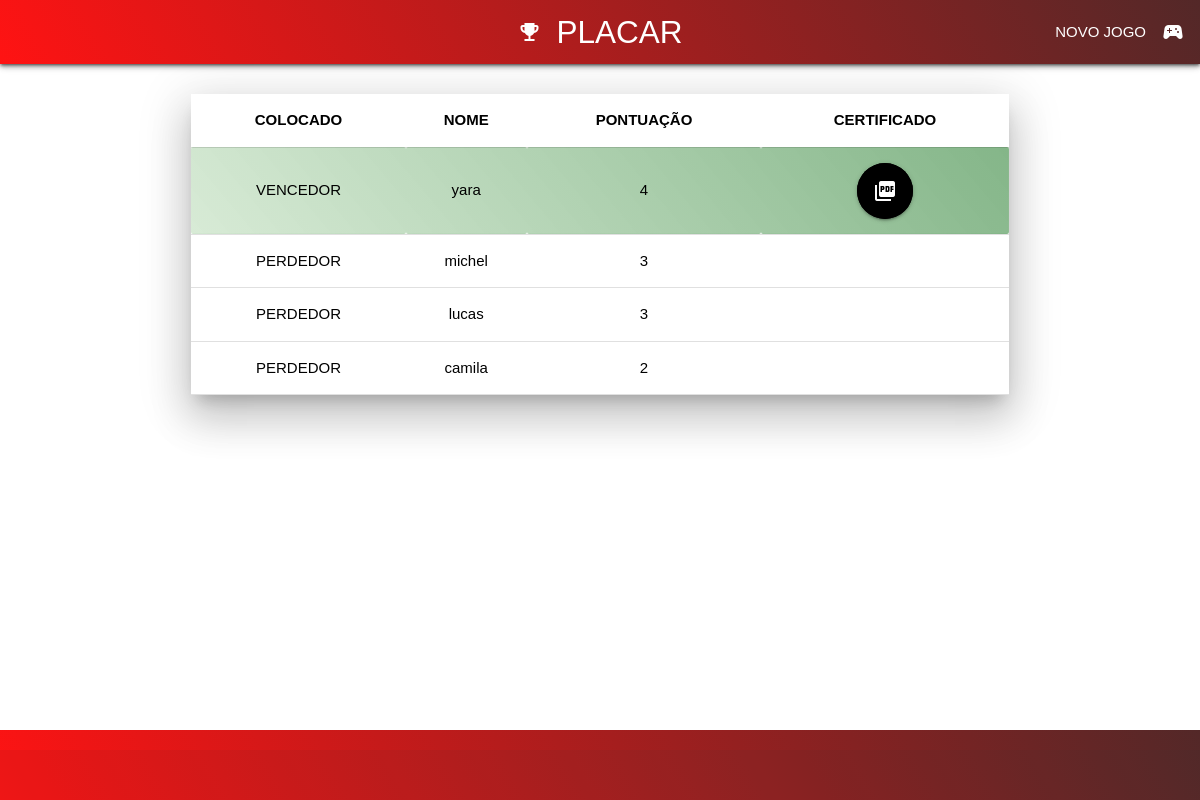
The app's page /desistir/35/ with its own data.
### new_game/models.py (models this page shows, shortened)
class Jogador(models.Model):
    nome_completo = models.CharField("Nome completo do jogador:", max_length=20, null=False, blank=False)
    pontuacao = models.IntegerField("Pontuação:", null=False, default=0)
    jogo = models.ForeignKey(Jogo,on_delete = models.CASCADE)
    class Meta:
        verbose_name = "Jogador"
        verbose_name_plural = "Jogadores"
        db_table = "new_game_jogador"

### new_game/views.py (the view)
# urls.py: path('desistir/<int:id_jogo>/',sair, name='desistir'),
def sair(request,id_jogo):
    objJogo = Jogo.objects.get(pk=id_jogo)
    listUsuarios = Jogador.objects.filter(jogo=objJogo).order_by('-pontuacao')
    vencedor = listUsuarios[0]
    context = {
        "nome_pagina":"PLACAR",
        "listUsuarios" : listUsuarios,
        "vencedor" : vencedor,
    }
    return render(request,"gerar_pdf.html",context)

### templates/gerar_pdf.html (shortened to what this page needs)
{%extends "base.html"%}
{% load materializecss %}
{% block nav %}
    <nav>
        <div class=" z-depth-2 red nav-wrapper" style="background: linear-gradient(60deg,#ff1313,#532828);">
            <a href="#!" class="brand-logo center"><i class="material-icons">emoji_events</i>{{nome_pagina}}</a>
            <ul class="right hide-on-med-and-down">
                <li><a
                   href="{% url 'cadastrar_jogo' %}">
                    <i class="material-icons right">sports_esports</i>
                    NOVO JOGO
                </a></li>
            </ul>
        </div>
    </nav>
{% endblock %}
{%block conteudo%}
<main>
    <div class=" row container margin" >
        <div class="col s12">
            <table class=" black-text z-depth-5 centered responsive-table">
                        <thead>
                            <tr>
                                <th>COLOCADO</th>
                                <th>NOME</th>
                                <th>PONTUAÇÃO</th>
                                <th>CERTIFICADO</th>
                            </tr>
                        </thead>
                    {%for jogador in listUsuarios%}
                        <tbody>
                            {% if jogador == vencedor%}
                                <tr style="background: linear-gradient(50deg,#8fc58a59,#02680b7c);" >
                                    <td>VENCEDOR</td>
                                    <td>{{jogador.nome_completo}}</td>
                                    <td>{{jogador.pontuacao}}</td>
                                    <td>
                                        <a class="btn-floating btn-large waves-effect waves-light black pulse"><i class="material-icons">picture_as_pdf</i></a>
                                    </td>
                                </tr>
                            {% else %}
                                <tr>
                                    <td>PERDEDOR</td>
                                    <td>{{jogador.nome_completo}}</td>
                                    <td>{{jogador.pontuacao}}</td>
                                </tr>
                            {% endif %}
                        </tbody>
                    {%endfor%}
                  </table>
            </div>
        </div>
</main>
{%endblock conteudo%}

### static/css/custom.css (style rules this page uses)
.margin { margin-top: 30px; }
body { display: flex; min-height: 100vh; flex-direction: column; }
main { flex: 1 0 auto; }
html { font-family: GillSans, Calibri, Trebuchet, sans-serif; }

### records on screen
Jogador: nome_completo "yara", pontuacao "4"
Jogador: nome_completo "michel", pontuacao "3"
Jogador: nome_completo "lucas", pontuacao "3"
Jogador: nome_completo "camila", pontuacao "2"

### other values on screen
{{ nome_pagina }} "PLACAR"
